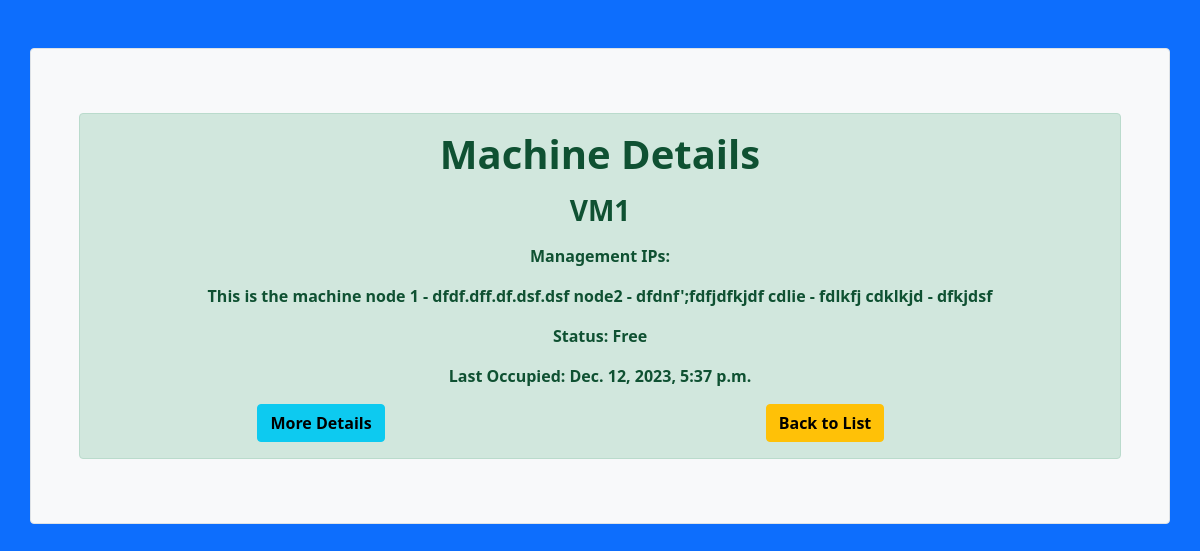
Before: /1/ (signed in) with the older database file.
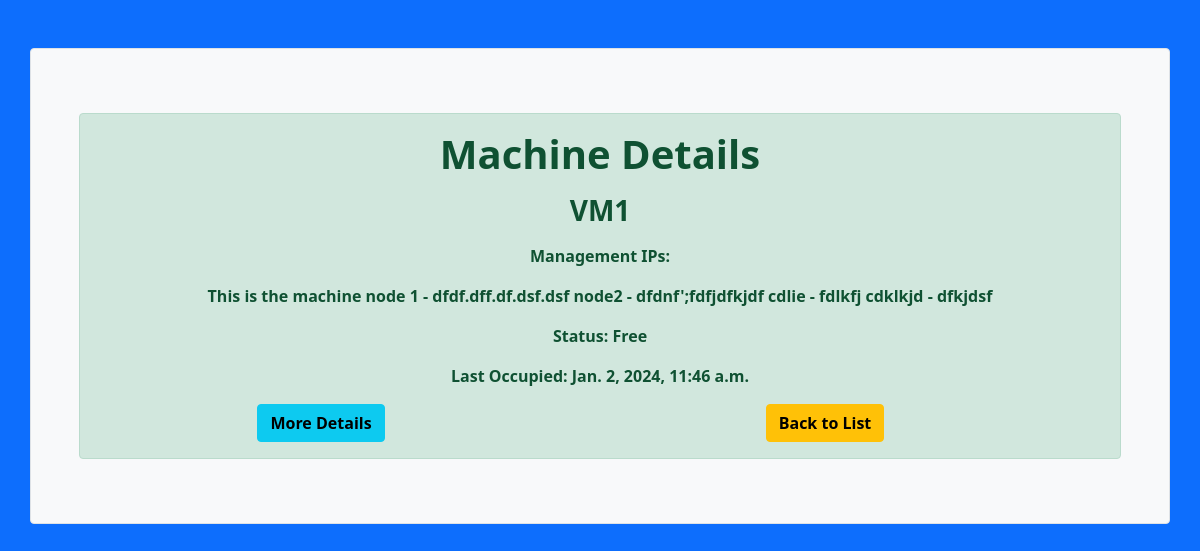
After: the same page with the newer database file.
### machines/models.py (models this page shows, shortened)
class Machine(models.Model):
    name = models.CharField(max_length=100)
    discription = models.TextField(null=True, max_length=500)
    user = models.ForeignKey(User, on_delete=models.SET_NULL, null=True, blank=True)
    start_time = models.DateTimeField(null=True, blank=True)
    end_time = models.DateTimeField(null=True, blank=True)
    timestamp = models.DateTimeField(auto_now=True)
    status = models.BooleanField(default=True)  # True for free, False for occupied
    blooked = models.BooleanField(default=False) # False for system is working, True for system blooked or having any issues
    purpose = models.TextField(blank=True)
    nz_start_time = models.DateTimeField(null=True, blank=True)
    nz_end_time = models.DateTimeField(null=True, blank=True)

### machines/views.py (the view)
# urls.py: path('<int:machine_id>/', views.machine_detail, name='machine_detail'),
@login_required
def machine_detail(request, machine_id):
    machine = get_object_or_404(Machine, pk=machine_id)
    user_can_free = request.user.is_authenticated
    user_active_booking = None
    if user_can_free:
        user_active_booking = Booking.objects.filter(machine=machine, user=request.user, end_time__gte=timezone.now()).first()
    context = {
        'machine': machine,
        'user_can_free': user_can_free,
        'user_has_active_booking': user_active_booking is not None,
        'user_active_booking': user_active_booking,
    }
    return render(request, 'machines/machine_detail.html', context)

### machines/templates/machines/machine_detail.html (shortened to what this page needs)
<html>
<head>
    <link href="https://cdn.jsdelivr.net/npm/bootstrap@5.0.2/dist/css/bootstrap.min.css" rel="stylesheet"
>
    <link rel="stylesheet" href="https://cdnjs.cloudflare.com/ajax/libs/font-awesome/6.4.2/css/all.min.css" />
</head>
<body class="bg-primary">
    <div class="container mt-5 p-5 border rounded bg-light">
    <div class="mb-3 mt-3">
        <div class="alert alert-success text-center mb-3 ">
            {% block content %}
            {% load humanize %}
                <h1><b>Machine Details</b></h1>
                <p><h3><b>{{ machine.name }}</b></h3></p>
                <p><b>Management IPs:</b></p>
                <p><b>{{ machine.discription }}</b></p>
                <p><b>Status: {% if machine.status %} Free {% else %} </b><b>Occupied by </b> <b>{{ machine.user }}</b> {% endif %}</p>
                    <p><b>Last Occupied: {{ machine.timestamp }}</b></p>
                <div id="notepad-content" style="display: flex; justify-content: space-between;">
                    <a href="{% url 'edit_notepad' machine.id %}" class="btn btn-info"><b>More Details</b></a>
                    <a href="{% url 'machine_list' %}" class="btn btn-warning"><b>Back to List</b></a>
                </div>
            {% endblock %}
        </div>
    </div>
    </div>
</body>
</html>

Changed rows visible on the page:
changed Machine "VM1": timestamp "Dec. 12, 2023, 5:37 p.m." → "Jan. 2, 2024, 11:46 a.m."
